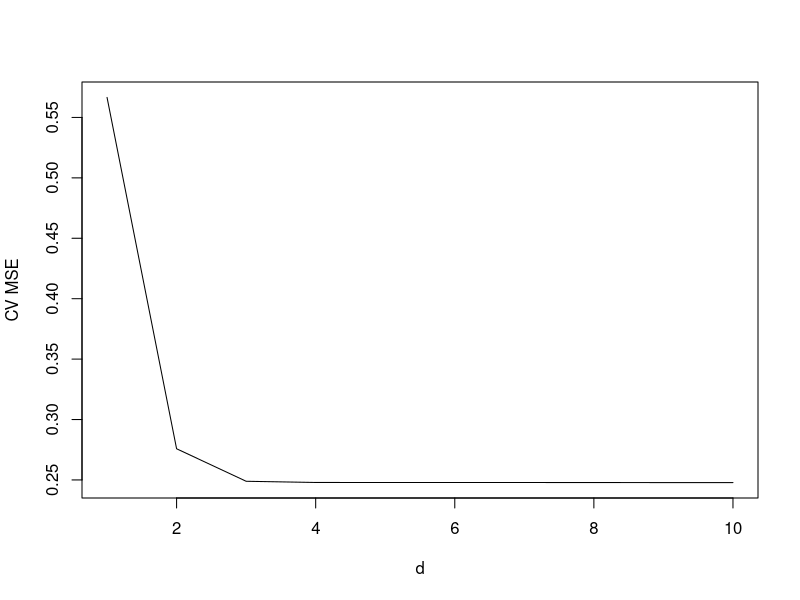
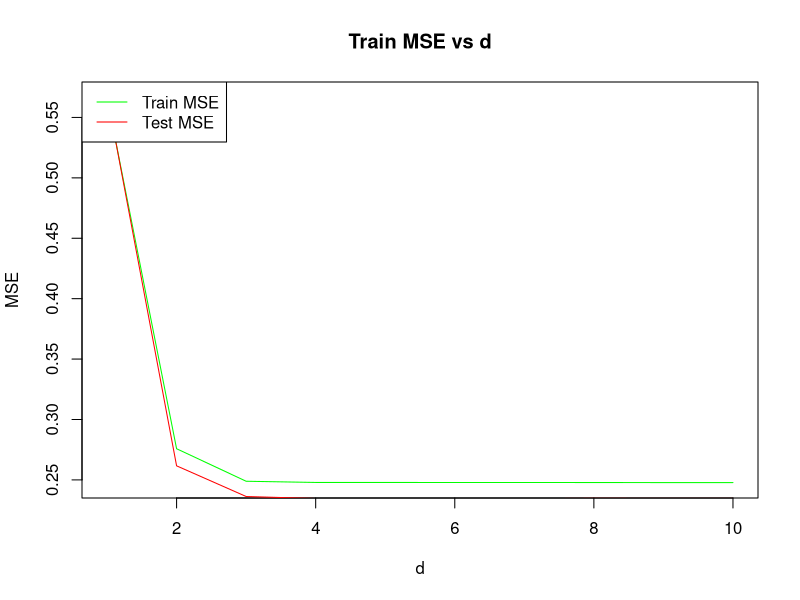

Generate these figures, in order, with R:
## ---- chunk 1
set.seed(1234)  ## to make sure our randomly selected errors are replicated throughout the code

X <- runif(10000,0,1)

Y <-  (3 * X^5) + (2 * X^2) + (rnorm(10000, 0, 0.5))

data <- data.frame(X,Y) 
## ---- chunk 2
# download required data and packages

library(caTools)
library(glmnet)
library(dplyr)

# Use a seed before randomizing to replicate results.
set.seed(1234)

data$id <- 1:nrow(data)

# Split the data into train(80% of data) and test (20% of data)

train_data <- data %>% dplyr::sample_frac(0.8)
test_data <- dplyr::anti_join(data, train_data, by='id')

dim(train_data)
dim(test_data)

train_data2 <- train_data[,1:2]
test_data2 <- test_data[,1:2]
## ---- chunk 3
#number of folds
k <- 5

#  values of d
d_vals <- 1:10

# Split the train data into 5 folds
folds <- split(train_data2, rep(1:k, length.out=nrow(train_data2)))
#class(folds)

# vector to store the CV errors for each value of d
cv_errors <- numeric(length(d_vals))

# For loop for each value of d
for (i in 1:length(d_vals)) {
  
  d <- d_vals[i]  # Get the current value of d
  mse_errors <- numeric(k)   # Initialize a vector to store the MSE errors for each fold
  
  # For loop for each of 5 folds
  for (j in 1:k) {
    
    val_data <- folds[[j]] # Get the jth fold as the validation set
    train_folds <- folds[-j] # Get the remaining folds as the training set
    train_data3 <- do.call(rbind, train_folds)
    model3 <- lm(Y ~ poly(X, d), data=list(train_data3)) #Fit a polynomial reg model with current value of d
    preds3 <- predict(model3, newdata=val_data) # Calculate the MSE error on the validation set
    mse_errors[j] <- mean((val_data$Y - preds3)^2)
  }
  
  cv_errors[i] <- mean(mse_errors) # Calculate the avg MSE error across all folds
}

cv_errors

## ---- chunk 4
# Plot the CV error as a function of d
plot(d_vals, cv_errors, type="l", xlab="d", ylab="CV MSE")


sprintf("From the graph, as the value of d increases, the average MSE from cv is decreasing. Fron d=4, the avg MSE is more or less constant.")
## ---- chunk 5
train_mse4 <- numeric(10)
test_mse4 <- numeric(10)

for (i in 1:length(d_vals)){
  d4 <- d_vals[i]
  model4 <- lm(Y~poly(X,d4), data=train_data2)
  
  train_pred4 <- predict(model4, train_data2)
  train_mse4[i] <-  mean((train_pred4 - train_data2$Y)^2)
  
  test_pred4 <- predict(model4, test_data2)
  test_mse4[i] <-  mean((test_pred4 - test_data2$Y)^2)
}

plot(d_vals, train_mse4, type = "l", xlab = "d", ylab = "MSE", main = "Train MSE vs d", col="green")
lines(d_vals, test_mse4, type = "l", col = "red", 
      xlab = "d", ylab = "MSE", main = "Test MSE vs d")
legend("topleft", c("Train MSE", "Test MSE"), lty = c(1, 1), col = c("green", "red"))


sprintf("The MSE for train dataset which is considered in sample is lower as compared to MSE for test dataset for lower values of d. As the values of d increase, that is as the functional form has started becoming higher degree polynomial, the MSE for train and test data is almost same. Since we already know the original functional form, it only makes sense for the MSE to reduce overall and difference in MSE for train and test is converging. Also, the MSE is not zero given that the original functional form is combination of 2 x's with degrees 2 and 5 and also there is an error term which is normally distributed.")
